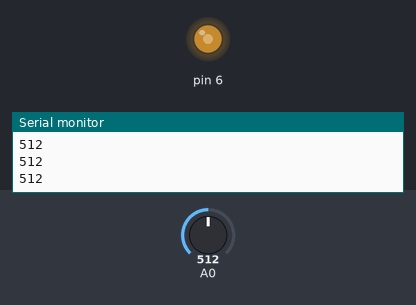
A sketch run on a simulated Arduino Uno, built with avr-gcc and run on an emulated ATmega328P. Shown: output pins drawn as LEDs (lit = HIGH), the last lines printed to the serial monitor. The inputs (shaded band) are chosen by the test bench; at power-on: A0 = 512.

Above: at 1.2 s.
1.3 s: A0 set to 716
At 2.2 s:
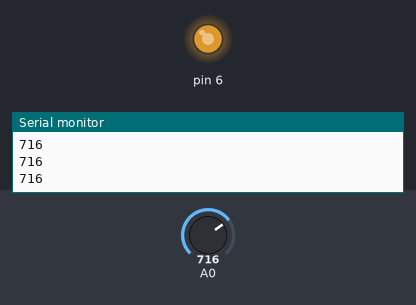
2.8 s: A0 set to 900
At 3.5 s:
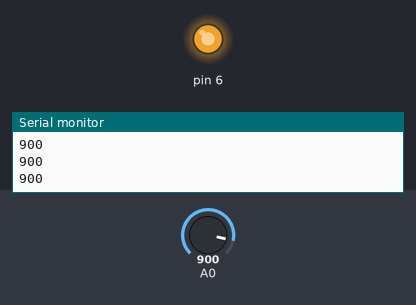
4.3 s: A0 set to 122
At 4.8 s:
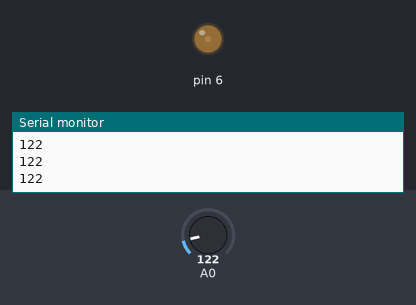
5.8 s: A0 set to 0
At 6.2 s:
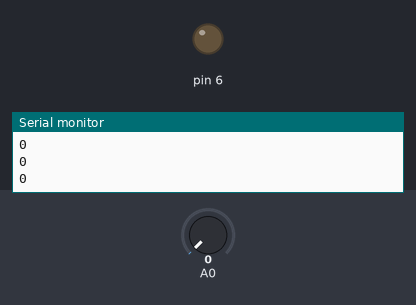
7.3 s: A0 set to 511
At 8.6 s:
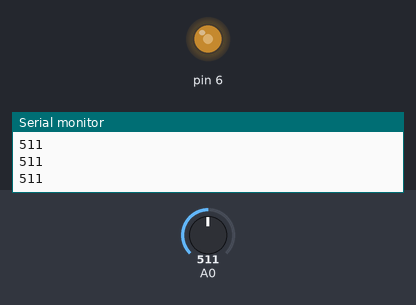
Timing chart, 0 to 9.8 s (numbered marks = the images above; inputs shaded):
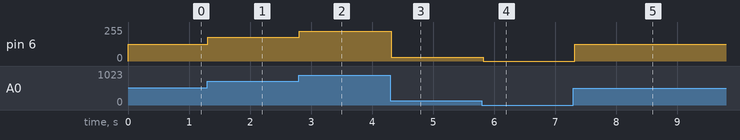

The sketch:

05_Registor_02.ino
```cpp
void setup() {
  Serial.begin(9600);
  pinMode(6, OUTPUT); // LED를 조정 PWM인 핀만 가능(analog -> digital)
}

void loop() {
  int registor = analogRead(A0);
  Serial.println(registor);
  // map()이라는 내장 합수를 사용하여 입력값(0~1023)을 출력값(0~255)으로 변환
  // map(맵핑하려는 값, 입력범위의 최소값, 입력범위의 최대값, 출력범위의 최소값, 출력범위의 최대값)
  registor = map(registor, 0, 1023, 0, 255); // 입력값의 Mm 입력값, Mm 출력값 => 입력값을 출력값을로 변환
  analogWrite(6, registor);
  delay(100);
}
```

Measured:
- after the input at 1.3 s, pin 6: 127/255 → 178/255 at once
- after the input at 2.8 s, pin 6: 178/255 → 224/255 at once
- after the input at 4.3 s, pin 6: 224/255 → 30/255 at once
- after the input at 5.8 s, pin 6: 30/255 → 0/255 at once
- after the input at 7.3 s, pin 6: 0/255 → 127/255 at once
